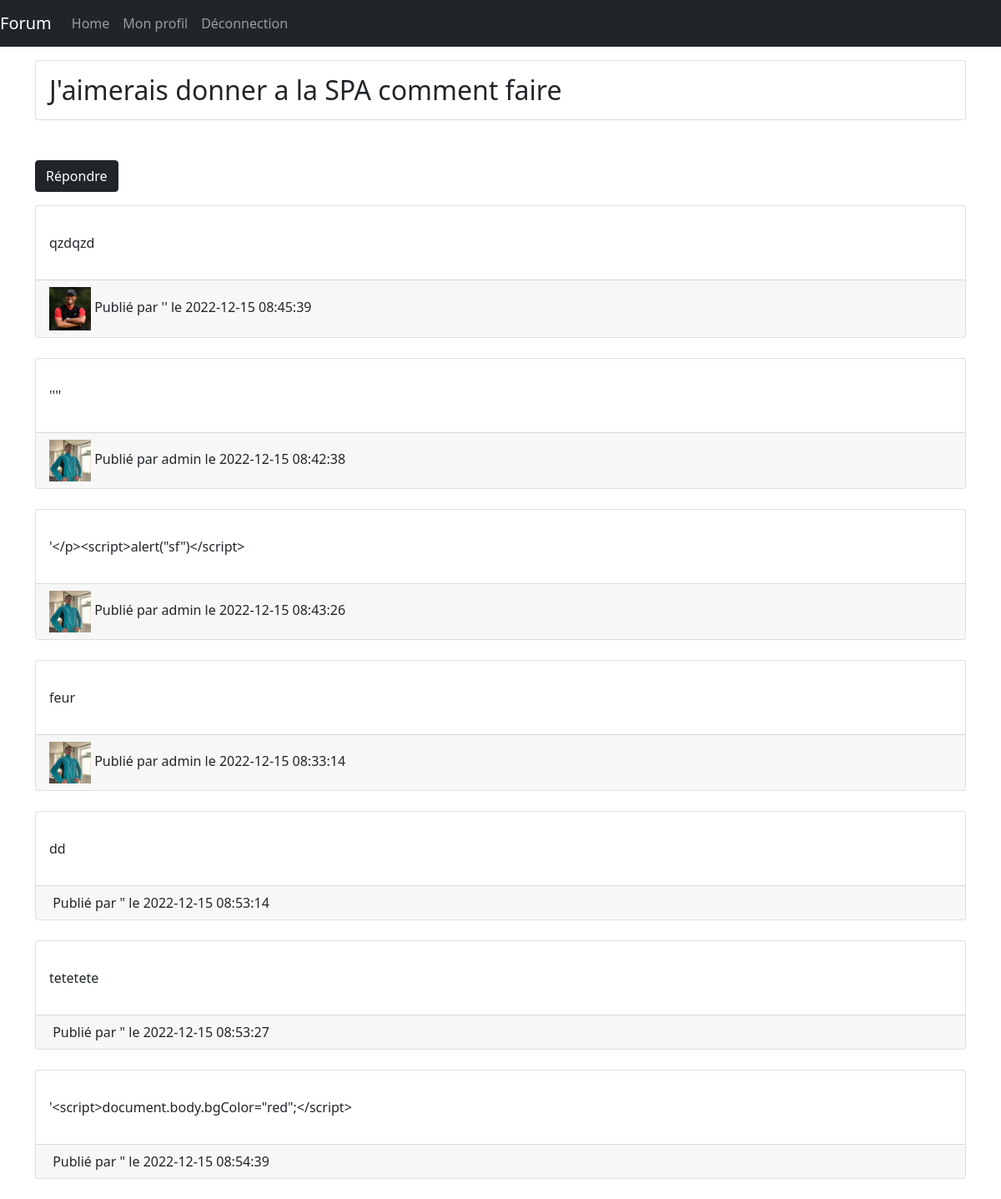
/views/viewMessage.php?id=20 (signed in), run on the app's committed database.
### tables this page shows
CREATE TABLE IF NOT EXISTS `sujet` (
  `Id_sujet` int(11) NOT NULL AUTO_INCREMENT,
  `libelle` varchar(250) DEFAULT NULL,
  `createur` varchar(250) DEFAULT NULL,
  `date_Creation` datetime DEFAULT NULL,
  `Id_Createur` int(11) NOT NULL,
  PRIMARY KEY (`Id_sujet`)
);

CREATE TABLE IF NOT EXISTS `message` (
  `Id_Message` int(11) NOT NULL AUTO_INCREMENT,
  `contenu_message` text,
  `date_Creation` datetime DEFAULT NULL,
  `expediteur` varchar(250) DEFAULT NULL,
  `Id_Sujet` int(11) NOT NULL,
  `Id_Createur` int(11) NOT NULL,
  PRIMARY KEY (`Id_Message`)
);

CREATE TABLE IF NOT EXISTS `utilisateur` (
  `Id_User` int(11) NOT NULL AUTO_INCREMENT,
  `role` varchar(250) NOT NULL,
  `username` varchar(250) NOT NULL,
  `inscriptionDate` datetime NOT NULL,
  `password` varchar(250) NOT NULL,
  `photoProfil` varchar(255) DEFAULT NULL,
  PRIMARY KEY (`Id_User`)
);

### actions/subjects/displayMessage.php (called while the page is built)
<?php
require('../actions/db.php');
$id = (isset($_GET['id']) ? $_GET['id'] : '');
$getAllMessages = $bdd->prepare('SELECT * FROM message WHERE Id_Sujet = ?');
$getAllMessages->execute(array($id));
$getLibelle = $bdd->prepare('SELECT * FROM sujet WHERE Id_sujet = ?');
$getLibelle->execute(array($id));

### views/viewMessage.php (the view, shortened to what this page needs)
<?php require('../actions/subjects/displayMessage.php');
require('../actions/subjects/displaySubject.php'); ?>
<!DOCTYPE html>
<html lang="en">
<?php include('../includes/Head.php') ?>
<body>
    <?php include '../includes/Navbar.php' ?>
    <div class="container">
        <?php
        while ($libelle = $getLibelle->fetch()) {
        ?>
            <div class="mb-5 mt-3">
                <div class="card card-body">
                    <h2 class="card-text">
                        <?= $libelle['libelle']; ?>
                    </h2>
                </div>
            </div>
        <?php
        }
        ?>
        <a href="createMessage.php?id=<?php echo htmlspecialchars($id); ?>"><button class="btn btn-dark mb-3">Répondre</button></a>
        <?php
        while ($message = $getAllMessages->fetch()) {
        ?>
            <div class="card">
                <div class="card-body">
                    <p class="card-text">
                        <?= $message['contenu_message']; ?>
                    </p>
                </div>
                <div class="card-footer">
                    <p class="card-text">
                        <?php
                        $id = $message['Id_Createur'];
                        $getPhotoProfil = $bdd->prepare('SELECT photoProfil FROM utilisateur WHERE Id_User = ?');
                        $getPhotoProfil->execute(array($id));
                        $PP = $getPhotoProfil->fetch(PDO::FETCH_ASSOC); ?>
                        <img src="photoProfil/<?php echo $PP['photoProfil'] ?>" width="50" alt="" />
                        Publié par
                        <?= $message['expediteur']; ?> le <?= $message['date_Creation']; ?>
                    </p>
                </div>
            </div>
            <br>
        <?php
        }
        ?>
    </div>
</body>
</html>

### data on the page
sujet: libelle "J'aimerais donner a la SPA comment faire"
message: contenu_message "qzdqzd", utilisateur.photoProfil (picture), expediteur "''", date_Creation "2022-12-15 08:45:39"
message: contenu_message "''''", utilisateur.photoProfil (picture), expediteur "admin", date_Creation "2022-12-15 08:42:38"
message: contenu_message "'</p><script>alert(\"sf\")</script>", utilisateur.photoProfil (picture), expediteur "admin", date_Creation "2022-12-15 08:43:26"
message: contenu_message "feur", utilisateur.photoProfil (picture), expediteur "admin", date_Creation "2022-12-15 08:33:14"
message: contenu_message "dd", expediteur "\"", date_Creation "2022-12-15 08:53:14"
message: contenu_message "tetetete", expediteur "\"", date_Creation "2022-12-15 08:53:27"
message: contenu_message "'<script>document.body.bgColor=\"red\";</script>", expediteur "\"", date_Creation "2022-12-15 08:54:39"
